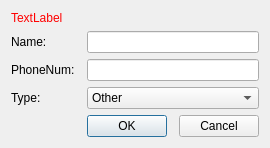
<?xml version="1.0" encoding="UTF-8"?>
<ui version="4.0">
 <class>DialogContact</class>
 <widget class="QDialog" name="DialogContact">
  <property name="geometry">
   <rect>
    <x>0</x>
    <y>0</y>
    <width>261</width>
    <height>137</height>
   </rect>
  </property>
  <property name="windowTitle">
   <string>Dialog</string>
  </property>
  <layout class="QGridLayout" name="gridLayout">
   <item row="1" column="0">
    <widget class="QLabel" name="label">
     <property name="text">
      <string>Name:</string>
     </property>
    </widget>
   </item>
   <item row="1" column="2" colspan="3">
    <widget class="QLineEdit" name="lineEditName"/>
   </item>
   <item row="2" column="0">
    <widget class="QLabel" name="label_2">
     <property name="text">
      <string>PhoneNum:</string>
     </property>
    </widget>
   </item>
   <item row="2" column="2" colspan="3">
    <widget class="QLineEdit" name="lineEditPhoneNum"/>
   </item>
   <item row="4" column="2">
    <widget class="QPushButton" name="btnOK">
     <property name="text">
      <string>OK</string>
     </property>
     <property name="qssGroup" stdset="0">
      <string>ToolButton</string>
     </property>
    </widget>
   </item>
   <item row="4" column="4">
    <widget class="QPushButton" name="btnCancel">
     <property name="text">
      <string>Cancel</string>
     </property>
     <property name="qssGroup" stdset="0">
      <string>ToolButton</string>
     </property>
    </widget>
   </item>
   <item row="3" column="2" colspan="3">
    <widget class="QComboBox" name="comboBoxType">
     <item>
      <property name="text">
       <string>Other</string>
      </property>
     </item>
     <item>
      <property name="text">
       <string>Blacklist</string>
      </property>
     </item>
     <item>
      <property name="text">
       <string>Whitelist</string>
      </property>
     </item>
     <item>
      <property name="text">
       <string>Stranger</string>
      </property>
     </item>
     <item>
      <property name="text">
       <string>Myself</string>
      </property>
     </item>
    </widget>
   </item>
   <item row="3" column="0">
    <widget class="QLabel" name="label_3">
     <property name="text">
      <string>Type:</string>
     </property>
    </widget>
   </item>
   <item row="0" column="0" colspan="5">
    <widget class="QLabel" name="labelTip">
     <property name="palette">
      <palette>
       <active>
        <colorrole role="WindowText">
         <brush brushstyle="SolidPattern">
          <color alpha="255">
           <red>255</red>
           <green>0</green>
           <blue>0</blue>
          </color>
         </brush>
        </colorrole>
       </active>
       <inactive>
        <colorrole role="WindowText">
         <brush brushstyle="SolidPattern">
          <color alpha="255">
           <red>255</red>
           <green>0</green>
           <blue>0</blue>
          </color>
         </brush>
        </colorrole>
       </inactive>
       <disabled>
        <colorrole role="WindowText">
         <brush brushstyle="SolidPattern">
          <color alpha="255">
           <red>118</red>
           <green>116</green>
           <blue>108</blue>
          </color>
         </brush>
        </colorrole>
       </disabled>
      </palette>
     </property>
     <property name="text">
      <string>TextLabel</string>
     </property>
    </widget>
   </item>
   <item row="4" column="1">
    <spacer name="horizontalSpacer">
     <property name="orientation">
      <enum>Qt::Horizontal</enum>
     </property>
     <property name="sizeHint" stdset="0">
      <size>
       <width>40</width>
       <height>20</height>
      </size>
     </property>
    </spacer>
   </item>
  </layout>
 </widget>
 <resources/>
 <connections/>
</ui>
